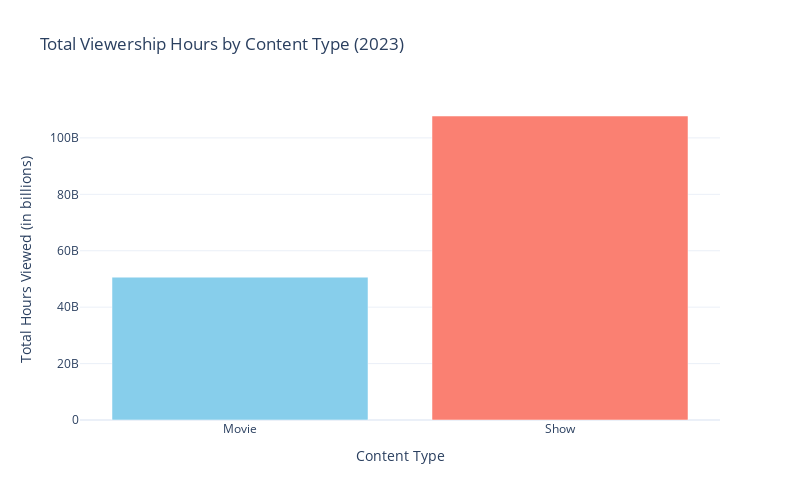

This figure's notebook cell:
### Code cell
# The “Hours Viewed” column has been successfully cleaned and converted to a numeric format.
# Now, I’ll analyze trends in content type to determine whether shows or movies dominate viewership.
# Let’s visualize the distribution of total viewership hours between Shows and Movies:

# aggregate viewership hours by content type
content_type_viewership = df.groupby('Content Type')['Hours Viewed'].sum()
#content_type_viewership
fig = go.Figure(data=[
        go.Bar(
            x= content_type_viewership.index,
            y= content_type_viewership.values,
            marker_color = ['skyblue', 'salmon']
        )
])
# fig.update_layout is a method in Plotly that allows you to customize various aspects of a figure’s layout, 
# including title, axis labels, legend, background color, and more
fig.update_layout(
    title="Total Viewership Hours by Content Type (2023)",
    xaxis_title="Content Type",
    yaxis_title="Total Hours Viewed (in billions)",
    # In Plotly, xaxis_tickangle is used to set the angle of the x-axis tick labels. It helps improve readability when dealing with long labels.
    xaxis_tickangle=0,
    height=500,
    width=800
)
fig.show()

### Figure 1 — Plotly figure (JSON) as saved in the notebook; plotly's stock layout.template omitted (floating-point values rounded to 4 significant figures)
{"data": [{"marker": {"color": ["skyblue", "salmon"]}, "type": "bar", "x": ["Movie", "Show"], "y": [50637800000, 107764100000]}], "layout": {"height": 500, "title": {"text": "Total Viewership Hours by Content Type (2023)"}, "width": 800, "xaxis": {"autorange": true, "range": [-0.5, 1.5], "tickangle": 0, "title": {"text": "Content Type"}, "type": "category"}, "yaxis": {"autorange": true, "range": [0, 113400000000.0], "title": {"text": "Total Hours Viewed (in billions)"}, "type": "linear"}}}
